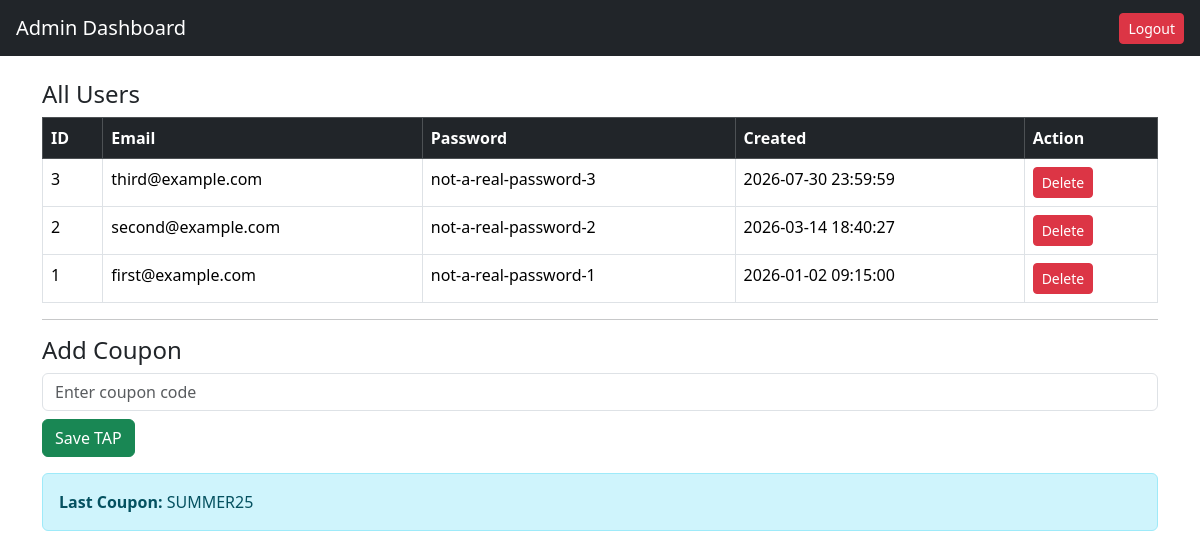
/legacy-php/dashboard.php (signed in), run on the app's committed database.
### tables this page shows
CREATE TABLE IF NOT EXISTS `users` (
  `id`         INT          NOT NULL AUTO_INCREMENT,
  `email`      VARCHAR(255)     NULL,
  `passw`      VARCHAR(255)     NULL,
  `created_at` DATETIME         NULL DEFAULT CURRENT_TIMESTAMP,
  PRIMARY KEY (`id`)
);

CREATE TABLE IF NOT EXISTS `coupons` (
  `id`          INT          NOT NULL AUTO_INCREMENT,
  `coupon_code` VARCHAR(255)     NULL,
  PRIMARY KEY (`id`)
);

### legacy-php/dashboard.php (the view, shortened to what this page needs)
<?php
include "config.php";
$users = mysqli_query($conn, "SELECT * FROM users ORDER BY id DESC");
$cq = mysqli_query($conn, "SELECT * FROM coupons ORDER BY id DESC LIMIT 1");
$lastCoupon = mysqli_fetch_assoc($cq);
?>
<!DOCTYPE html>
<html>
<head>
<link href="https://cdn.jsdelivr.net/npm/bootstrap@5.3.2/dist/css/bootstrap.min.css" rel="stylesheet">
</head>
<body>
<nav class="navbar navbar-dark bg-dark px-3">
<span class="navbar-brand">Admin Dashboard</span>
<a href="logout.php" class="btn btn-danger btn-sm">Logout</a>
</nav>
<div class="container mt-4">
<h4>All Users</h4>
<table class="table table-bordered">
<tr class="table-dark">
<th>ID</th><th>Email</th><th>Password</th><th>Created</th><th>Action</th>
</tr>
<?php while($u = mysqli_fetch_assoc($users)) { ?>
<tr>
<td><?= $u['id'] ?></td>
<td><?= htmlspecialchars($u['email']) ?></td>
<td><?= htmlspecialchars($u['passw']) ?></td>
<td><?= $u['created_at'] ?></td>
<td>
<a href="delete_user.php?id=<?= $u['id'] ?>"
onclick="return confirm('Delete user?')"
class="btn btn-danger btn-sm">Delete</a>
</td>
</tr>
<?php } ?>
</table>
<hr>
<h4>Add Coupon</h4>
<form method="post">
<input type="text" name="coupon" class="form-control mb-2"
placeholder="Enter coupon code" required>
<button name="save_coupon" class="btn btn-success">Save TAP</button>
</form>
<div class="alert alert-info mt-3">
<b>Last Coupon:</b>
<?= $lastCoupon['coupon_code'] ?? 'No coupon yet'; ?>
</div>
</div>
</body>
</html>

### data on the page
users: id "3", email "third@example.com", passw "not-a-real-password-3", created_at "2026-07-30 23:59:59"
users: id "2", email "second@example.com", passw "not-a-real-password-2", created_at "2026-03-14 18:40:27"
users: id "1", email "first@example.com", passw "not-a-real-password-1", created_at "2026-01-02 09:15:00"
coupons: coupon_code "SUMMER25"
